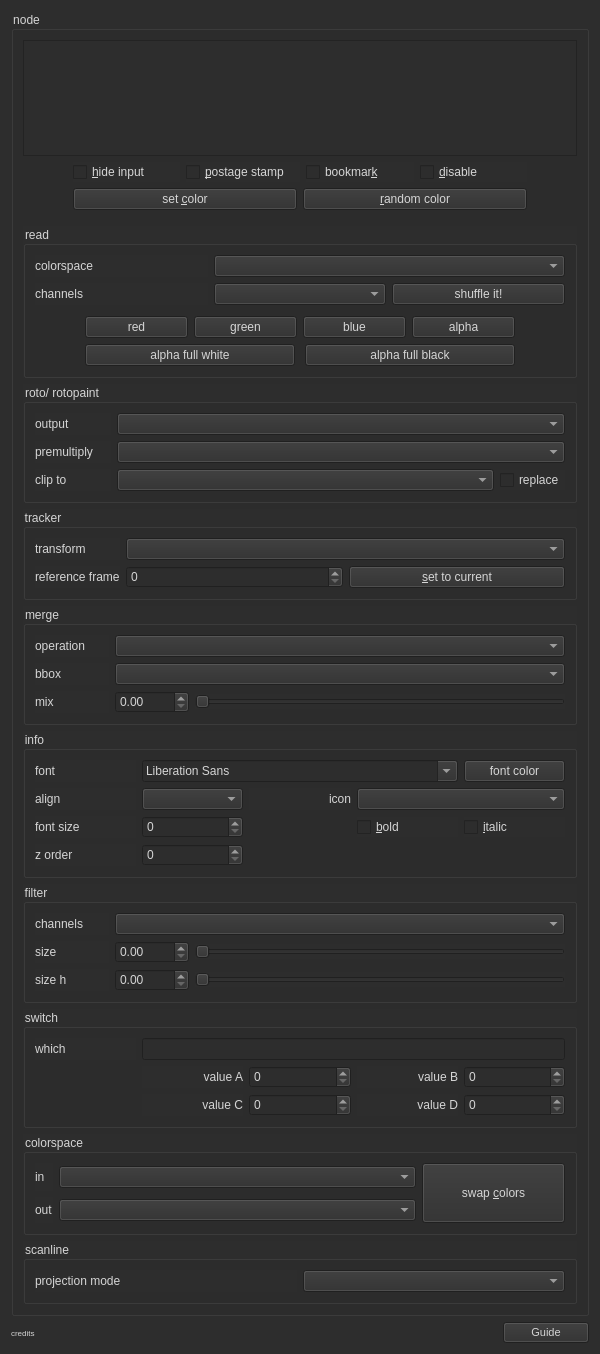
<?xml version="1.0" encoding="UTF-8"?>
<ui version="4.0">
 <class>SmartLabel</class>
 <widget class="QWidget" name="SmartLabel">
  <property name="geometry">
   <rect>
    <x>0</x>
    <y>0</y>
    <width>600</width>
    <height>1354</height>
   </rect>
  </property>
  <property name="minimumSize">
   <size>
    <width>500</width>
    <height>200</height>
   </size>
  </property>
  <property name="windowTitle">
   <string>Label Craft</string>
  </property>
  <property name="windowOpacity">
   <double>0.950000000000000</double>
  </property>
  <property name="styleSheet">
   <string notr="true">background-color: rgb(45, 45, 45);
color: rgb(213, 213, 213);</string>
  </property>
  <layout class="QVBoxLayout" name="verticalLayout_2">
   <item>
    <layout class="QVBoxLayout" name="mainwindow">
     <item>
      <widget class="QGroupBox" name="NodeClass_group">
       <property name="title">
        <string>node</string>
       </property>
       <layout class="QVBoxLayout" name="verticalLayout">
        <item>
         <layout class="QHBoxLayout" name="horlay_label">
          <item>
           <widget class="QTextEdit" name="edt_NodeLabel">
            <property name="cursor" stdset="0">
             <cursorShape>IBeamCursor</cursorShape>
            </property>
            <property name="acceptRichText">
             <bool>true</bool>
            </property>
           </widget>
          </item>
         </layout>
        </item>
        <item>
         <layout class="QVBoxLayout" name="vertlay_common_knobs">
          <property name="leftMargin">
           <number>50</number>
          </property>
          <property name="rightMargin">
           <number>50</number>
          </property>
          <property name="bottomMargin">
           <number>10</number>
          </property>
          <item>
           <layout class="QHBoxLayout" name="horlay_checkable_knobs">
            <item>
             <widget class="QCheckBox" name="ckx_HideInput">
              <property name="text">
               <string>&amp;hide input   </string>
              </property>
             </widget>
            </item>
            <item>
             <widget class="QCheckBox" name="ckx_PostageStamp">
              <property name="text">
               <string>&amp;postage stamp   </string>
              </property>
             </widget>
            </item>
            <item>
             <widget class="QCheckBox" name="ckx_Bookmark">
              <property name="text">
               <string>bookmar&amp;k   </string>
              </property>
             </widget>
            </item>
            <item>
             <widget class="QCheckBox" name="ckx_Disable">
              <property name="text">
               <string>&amp;disable   </string>
              </property>
             </widget>
            </item>
           </layout>
          </item>
          <item>
           <layout class="QHBoxLayout" name="horlay_color_nodes">
            <item>
             <widget class="QPushButton" name="btn_NodeColor">
              <property name="toolTip">
               <string>Set a custom color to selected node.</string>
              </property>
              <property name="text">
               <string>set &amp;color</string>
              </property>
             </widget>
            </item>
            <item>
             <widget class="QPushButton" name="btn_random_color">
              <property name="toolTip">
               <string>Set a random color to selected node.</string>
              </property>
              <property name="text">
               <string>&amp;random color</string>
              </property>
             </widget>
            </item>
           </layout>
          </item>
         </layout>
        </item>
        <item>
         <widget class="QGroupBox" name="grp_Read">
          <property name="title">
           <string>read</string>
          </property>
          <layout class="QGridLayout" name="gridLayout_7" columnstretch="0,0,0">
           <item row="1" column="0">
            <widget class="QLabel" name="lbl_ReadChannels">
             <property name="text">
              <string>channels</string>
             </property>
            </widget>
           </item>
           <item row="1" column="1">
            <widget class="QComboBox" name="cbx_Channels">
             <property name="toolTip">
              <string> Select a Layer to shuffle it.</string>
             </property>
            </widget>
           </item>
           <item row="0" column="0">
            <widget class="QLabel" name="lbl_ReadColorspace">
             <property name="text">
              <string>colorspace</string>
             </property>
            </widget>
           </item>
           <item row="0" column="1" colspan="2">
            <widget class="QComboBox" name="cbx_Colorspace">
             <property name="toolTip">
              <string> Sets the color transform used to convert this file to Nuke's working space.</string>
             </property>
            </widget>
           </item>
           <item row="1" column="2">
            <widget class="QPushButton" name="btn_Shuffle">
             <property name="toolTip">
              <string> Shuffle out the selected Layer.</string>
             </property>
             <property name="text">
              <string>shuffle it!</string>
             </property>
            </widget>
           </item>
           <item row="3" column="0" colspan="3">
            <layout class="QHBoxLayout" name="horlay_shuffle_bw">
             <property name="spacing">
              <number>10</number>
             </property>
             <property name="leftMargin">
              <number>50</number>
             </property>
             <property name="rightMargin">
              <number>50</number>
             </property>
             <item>
              <widget class="QPushButton" name="btn_shuffle_white">
               <property name="toolTip">
                <string> Shuffle / Set all Channels to White.</string>
               </property>
               <property name="text">
                <string>alpha full white</string>
               </property>
              </widget>
             </item>
             <item>
              <widget class="QPushButton" name="btn_shuffle_black">
               <property name="toolTip">
                <string> Shuffle / Set all Channels to Black.</string>
               </property>
               <property name="text">
                <string>alpha full black</string>
               </property>
              </widget>
             </item>
            </layout>
           </item>
           <item row="2" column="0" colspan="3">
            <layout class="QHBoxLayout" name="horlay_shuffle_channels">
             <property name="leftMargin">
              <number>50</number>
             </property>
             <property name="topMargin">
              <number>5</number>
             </property>
             <property name="rightMargin">
              <number>50</number>
             </property>
             <item>
              <widget class="QPushButton" name="btn_shuffle_red">
               <property name="toolTip">
                <string> Shuffle / Set the Red Channel.</string>
               </property>
               <property name="text">
                <string>red</string>
               </property>
              </widget>
             </item>
             <item>
              <widget class="QPushButton" name="btn_shuffle_green">
               <property name="toolTip">
                <string> Shuffle / Set the Green Channel.</string>
               </property>
               <property name="text">
                <string>green</string>
               </property>
              </widget>
             </item>
             <item>
              <widget class="QPushButton" name="btn_shuffle_blue">
               <property name="toolTip">
                <string> Shuffle / Set the Blue Channel.</string>
               </property>
               <property name="text">
                <string>blue</string>
               </property>
              </widget>
             </item>
             <item>
              <widget class="QPushButton" name="btn_shuffle_alpha">
               <property name="toolTip">
                <string> Shuffle / Set the Alpha Channel.</string>
               </property>
               <property name="text">
                <string>alpha</string>
               </property>
              </widget>
             </item>
            </layout>
           </item>
          </layout>
         </widget>
        </item>
        <item>
         <widget class="QGroupBox" name="grp_Roto">
          <property name="title">
           <string>roto/ rotopaint</string>
          </property>
          <layout class="QGridLayout" name="gridLayout_9" columnstretch="1,5,0">
           <item row="2" column="0">
            <widget class="QLabel" name="lbl_Premult">
             <property name="text">
              <string>premultiply</string>
             </property>
             <property name="buddy">
              <cstring>cbx_RotoPremult</cstring>
             </property>
            </widget>
           </item>
           <item row="1" column="0">
            <widget class="QLabel" name="lbl_Output">
             <property name="text">
              <string>output</string>
             </property>
             <property name="buddy">
              <cstring>cbx_RotoOutput</cstring>
             </property>
            </widget>
           </item>
           <item row="3" column="0">
            <widget class="QLabel" name="lbl_Cliptype">
             <property name="text">
              <string>clip to</string>
             </property>
             <property name="buddy">
              <cstring>cbx_RotoCliptype</cstring>
             </property>
            </widget>
           </item>
           <item row="3" column="1">
            <widget class="QComboBox" name="cbx_RotoCliptype">
             <property name="toolTip">
              <string> Select the crop to output.</string>
             </property>
            </widget>
           </item>
           <item row="3" column="2">
            <widget class="QCheckBox" name="ckx_RotoReplace">
             <property name="text">
              <string>replace</string>
             </property>
            </widget>
           </item>
           <item row="2" column="1" colspan="2">
            <widget class="QComboBox" name="cbx_RotoPremult">
             <property name="toolTip">
              <string> Premultiply multiplies the chosen input channels with a mask representing the roto shapes.</string>
             </property>
            </widget>
           </item>
           <item row="1" column="1" colspan="2">
            <widget class="QComboBox" name="cbx_RotoOutput">
             <property name="toolTip">
              <string> The roto shapes are rendered into these output channels. The output channels are the same for all shapes created using this node - you cannot create a subset of shapes and output them to a different channel.</string>
             </property>
            </widget>
           </item>
          </layout>
         </widget>
        </item>
        <item>
         <widget class="QGroupBox" name="grp_Tracker">
          <property name="title">
           <string>tracker</string>
          </property>
          <layout class="QGridLayout" name="gridLayout" columnstretch="0,2,2">
           <item row="0" column="0">
            <widget class="QLabel" name="lbl_TrackerTransform">
             <property name="text">
              <string>transform</string>
             </property>
             <property name="buddy">
              <cstring>cbx_TrackerTransform</cstring>
             </property>
            </widget>
           </item>
           <item row="2" column="0">
            <widget class="QLabel" name="lbl_TrackerRefFrame">
             <property name="text">
              <string>reference frame</string>
             </property>
             <property name="buddy">
              <cstring>spn_TrackerRefFrame</cstring>
             </property>
            </widget>
           </item>
           <item row="2" column="1">
            <widget class="QSpinBox" name="spn_TrackerRefFrame">
             <property name="toolTip">
              <string> Sets the frame in the input sequence to use as the reference or identity frame.</string>
             </property>
            </widget>
           </item>
           <item row="2" column="2">
            <widget class="QPushButton" name="btn_TrackerGetFrame">
             <property name="toolTip">
              <string> use alt + g as shortcut
 Set current frame from viewer</string>
             </property>
             <property name="text">
              <string>&amp;set to current</string>
             </property>
            </widget>
           </item>
           <item row="0" column="1" colspan="2">
            <widget class="QComboBox" name="cbx_TrackerTransform">
             <property name="toolTip">
              <string> Sets the type of transform to apply.</string>
             </property>
            </widget>
           </item>
          </layout>
         </widget>
        </item>
        <item>
         <widget class="QGroupBox" name="grp_Merge">
          <property name="title">
           <string>merge</string>
          </property>
          <layout class="QGridLayout" name="gridLayout_2" columnstretch="1,1,5">
           <item row="2" column="1">
            <widget class="QDoubleSpinBox" name="spn_Mix">
             <property name="toolTip">
              <string> Dissolves between the original image at 0 and the full merge at 1.</string>
             </property>
             <property name="decimals">
              <number>2</number>
             </property>
             <property name="maximum">
              <double>1.000000000000000</double>
             </property>
             <property name="singleStep">
              <double>0.010000000000000</double>
             </property>
            </widget>
           </item>
           <item row="2" column="2">
            <widget class="QSlider" name="sld_Mix">
             <property name="toolTip">
              <string> Dissolves between the original image at 0 and the full merge at 1.</string>
             </property>
             <property name="pageStep">
              <number>1</number>
             </property>
             <property name="orientation">
              <enum>Qt::Orientation::Horizontal</enum>
             </property>
            </widget>
           </item>
           <item row="1" column="1" colspan="2">
            <widget class="QComboBox" name="cbx_MergeBBox">
             <property name="toolTip">
              <string>&lt;html&gt;&lt;head/&gt;&lt;body&gt;&lt;p&gt; Sets the output bounding box type and any data outside this region is clipped off.&lt;/p&gt;&lt;/body&gt;&lt;/html&gt;</string>
             </property>
            </widget>
           </item>
           <item row="0" column="0">
            <widget class="QLabel" name="lbl_MergeOperation">
             <property name="text">
              <string>operation</string>
             </property>
             <property name="buddy">
              <cstring>cbx_MergeOperation</cstring>
             </property>
            </widget>
           </item>
           <item row="1" column="0">
            <widget class="QLabel" name="lbl_MergeBbox">
             <property name="text">
              <string>bbox</string>
             </property>
             <property name="buddy">
              <cstring>cbx_MergeBBox</cstring>
             </property>
            </widget>
           </item>
           <item row="2" column="0">
            <widget class="QLabel" name="lbl_Mix">
             <property name="text">
              <string>mix</string>
             </property>
             <property name="buddy">
              <cstring>sld_Mix</cstring>
             </property>
            </widget>
           </item>
           <item row="0" column="1" colspan="2">
            <widget class="QComboBox" name="cbx_MergeOperation">
             <property name="toolTip">
              <string> Sets the Merge algorithm to use.</string>
             </property>
            </widget>
           </item>
          </layout>
         </widget>
        </item>
        <item>
         <widget class="QGroupBox" name="grp_Info">
          <property name="title">
           <string>info</string>
          </property>
          <layout class="QGridLayout" name="gridLayout_4" columnstretch="0,0,0,0,0">
           <item row="1" column="1">
            <widget class="QComboBox" name="cbx_InfoAlign">
             <property name="toolTip">
              <string>set alignment for Backdrop and StickyNote</string>
             </property>
            </widget>
           </item>
           <item row="1" column="0">
            <widget class="QLabel" name="lbl_InfoAlign">
             <property name="text">
              <string>align</string>
             </property>
             <property name="buddy">
              <cstring>cbx_InfoAlign</cstring>
             </property>
            </widget>
           </item>
           <item row="0" column="4">
            <widget class="QPushButton" name="btn_FontColor">
             <property name="text">
              <string>font color</string>
             </property>
            </widget>
           </item>
           <item row="3" column="0">
            <widget class="QLabel" name="lbl_InfoZOrder">
             <property name="text">
              <string>z order</string>
             </property>
             <property name="buddy">
              <cstring>spn_InfoZOrder</cstring>
             </property>
            </widget>
           </item>
           <item row="0" column="1" colspan="3">
            <widget class="QFontComboBox" name="fnt_FontFace"/>
           </item>
           <item row="3" column="1">
            <widget class="QSpinBox" name="spn_InfoZOrder">
             <property name="toolTip">
              <string>set zOrder for Backdrop</string>
             </property>
            </widget>
           </item>
           <item row="0" column="0">
            <widget class="QLabel" name="lbl_Font">
             <property name="text">
              <string>font</string>
             </property>
            </widget>
           </item>
           <item row="1" column="3" colspan="2">
            <widget class="QComboBox" name="cbx_InfoIcon">
             <property name="toolTip">
              <string>put an Icon at the beginning of the text</string>
             </property>
            </widget>
           </item>
           <item row="2" column="4">
            <widget class="QCheckBox" name="ckx_InfoItalic">
             <property name="toolTip">
              <string>set font as italic to Backdrop and StickyNote</string>
             </property>
             <property name="text">
              <string>&amp;italic</string>
             </property>
            </widget>
           </item>
           <item row="1" column="2">
            <widget class="QLabel" name="lbl_InfoIcon">
             <property name="layoutDirection">
              <enum>Qt::LayoutDirection::LeftToRight</enum>
             </property>
             <property name="text">
              <string>icon</string>
             </property>
             <property name="alignment">
              <set>Qt::AlignmentFlag::AlignRight|Qt::AlignmentFlag::AlignTrailing|Qt::AlignmentFlag::AlignVCenter</set>
             </property>
             <property name="buddy">
              <cstring>cbx_InfoIcon</cstring>
             </property>
            </widget>
           </item>
           <item row="2" column="0">
            <widget class="QLabel" name="lbl_InfoFontSize">
             <property name="text">
              <string>font size</string>
             </property>
             <property name="buddy">
              <cstring>spn_InfoFontSize</cstring>
             </property>
            </widget>
           </item>
           <item row="2" column="1">
            <widget class="QSpinBox" name="spn_InfoFontSize">
             <property name="toolTip">
              <string>set the font size to Backdrop and StickyNote</string>
             </property>
            </widget>
           </item>
           <item row="2" column="3">
            <widget class="QCheckBox" name="ckx_InfoBold">
             <property name="toolTip">
              <string>set font as bold to Backdrop and StickyNote</string>
             </property>
             <property name="text">
              <string>&amp;bold</string>
             </property>
            </widget>
           </item>
          </layout>
         </widget>
        </item>
        <item>
         <widget class="QGroupBox" name="grp_Filter">
          <property name="title">
           <string>filter</string>
          </property>
          <layout class="QGridLayout" name="gridLayout_3" columnstretch="1,1,5">
           <item row="1" column="2">
            <widget class="QSlider" name="sld_FilterSize">
             <property name="toolTip">
              <string>set filter size for Filter nodes</string>
             </property>
             <property name="orientation">
              <enum>Qt::Orientation::Horizontal</enum>
             </property>
            </widget>
           </item>
           <item row="1" column="1">
            <widget class="QDoubleSpinBox" name="spn_FilterSize">
             <property name="toolTip">
              <string>set filter size for Filter nodes</string>
             </property>
            </widget>
           </item>
           <item row="1" column="0">
            <widget class="QLabel" name="lbl_FilterSize">
             <property name="text">
              <string>size</string>
             </property>
             <property name="buddy">
              <cstring>spn_FilterSize</cstring>
             </property>
            </widget>
           </item>
           <item row="0" column="0">
            <widget class="QLabel" name="lbl_Channels">
             <property name="text">
              <string>channels</string>
             </property>
             <property name="buddy">
              <cstring>cbx_FilterChannels</cstring>
             </property>
            </widget>
           </item>
           <item row="3" column="2">
            <widget class="QSlider" name="sld_FilterSizeB">
             <property name="toolTip">
              <string>set filter size for Filter nodes</string>
             </property>
             <property name="orientation">
              <enum>Qt::Orientation::Horizontal</enum>
             </property>
            </widget>
           </item>
           <item row="3" column="1">
            <widget class="QDoubleSpinBox" name="spn_FilterSizeB">
             <property name="toolTip">
              <string>set filter size for Filter nodes</string>
             </property>
            </widget>
           </item>
           <item row="3" column="0">
            <widget class="QLabel" name="lbl_FilterSizeB">
             <property name="text">
              <string>size h</string>
             </property>
             <property name="buddy">
              <cstring>sld_FilterSizeB</cstring>
             </property>
            </widget>
           </item>
           <item row="0" column="1" colspan="2">
            <widget class="QComboBox" name="cbx_FilterChannels">
             <property name="toolTip">
              <string>set channel for Filter nodes</string>
             </property>
            </widget>
           </item>
          </layout>
         </widget>
        </item>
        <item>
         <widget class="QGroupBox" name="grp_Switch">
          <property name="title">
           <string>switch</string>
          </property>
          <layout class="QGridLayout" name="gridLayout_6">
           <item row="0" column="0">
            <widget class="QLabel" name="lbl_SwitchWhich">
             <property name="text">
              <string>which</string>
             </property>
             <property name="buddy">
              <cstring>edt_SwitchWhich</cstring>
             </property>
            </widget>
           </item>
           <item row="2" column="1">
            <widget class="QLabel" name="lbl_value_A">
             <property name="text">
              <string>value A</string>
             </property>
             <property name="alignment">
              <set>Qt::AlignmentFlag::AlignRight|Qt::AlignmentFlag::AlignTrailing|Qt::AlignmentFlag::AlignVCenter</set>
             </property>
             <property name="buddy">
              <cstring>spn_Switch_value_A</cstring>
             </property>
            </widget>
           </item>
           <item row="2" column="4">
            <widget class="QSpinBox" name="spn_Switch_value_B">
             <property name="toolTip">
              <string>set second frame value for inrange expression</string>
             </property>
            </widget>
           </item>
           <item row="2" column="3">
            <widget class="QLabel" name="lbl_value_B">
             <property name="text">
              <string>value B</string>
             </property>
             <property name="alignment">
              <set>Qt::AlignmentFlag::AlignRight|Qt::AlignmentFlag::AlignTrailing|Qt::AlignmentFlag::AlignVCenter</set>
             </property>
             <property name="buddy">
              <cstring>spn_Switch_value_B</cstring>
             </property>
            </widget>
           </item>
           <item row="2" column="2">
            <widget class="QSpinBox" name="spn_Switch_value_A">
             <property name="toolTip">
              <string>set frame value for expressions</string>
             </property>
            </widget>
           </item>
           <item row="0" column="1" colspan="4">
            <widget class="QLineEdit" name="edt_SwitchWhich">
             <property name="toolTip">
              <string>set input value for Switch and Dissolve</string>
             </property>
            </widget>
           </item>
           <item row="3" column="2">
            <widget class="QSpinBox" name="spn_Switch_value_C"/>
           </item>
           <item row="3" column="4">
            <widget class="QSpinBox" name="spn_Switch_value_D"/>
           </item>
           <item row="3" column="1">
            <widget class="QLabel" name="lbl_value_C">
             <property name="text">
              <string>value C</string>
             </property>
             <property name="alignment">
              <set>Qt::AlignmentFlag::AlignRight|Qt::AlignmentFlag::AlignTrailing|Qt::AlignmentFlag::AlignVCenter</set>
             </property>
            </widget>
           </item>
           <item row="3" column="3">
            <widget class="QLabel" name="lbl_value_D">
             <property name="text">
              <string>value D</string>
             </property>
             <property name="alignment">
              <set>Qt::AlignmentFlag::AlignRight|Qt::AlignmentFlag::AlignTrailing|Qt::AlignmentFlag::AlignVCenter</set>
             </property>
            </widget>
           </item>
          </layout>
         </widget>
        </item>
        <item>
         <widget class="QGroupBox" name="grp_Colorspaces">
          <property name="title">
           <string>colorspace</string>
          </property>
          <layout class="QGridLayout" name="gridLayout_5" columnstretch="0,5,2">
           <item row="1" column="1">
            <widget class="QComboBox" name="cbx_ColorValueB">
             <property name="toolTip">
              <string>set out colorspace for OCIOColorspace and Colorspace</string>
             </property>
            </widget>
           </item>
           <item row="0" column="2" rowspan="2">
            <widget class="QPushButton" name="btn_ColorspaceSwap">
             <property name="minimumSize">
              <size>
               <width>0</width>
               <height>60</height>
              </size>
             </property>
             <property name="toolTip">
              <string>swap between in and out values
use alt + c as shortcut</string>
             </property>
             <property name="text">
              <string>swap &amp;colors</string>
             </property>
            </widget>
           </item>
           <item row="0" column="1">
            <widget class="QComboBox" name="cbx_ColorValueA">
             <property name="toolTip">
              <string>set log2lin/ lin2log to Log2Lin
set in colorspace for OCIOColorspace and Colorspace</string>
             </property>
            </widget>
           </item>
           <item row="0" column="0">
            <widget class="QLabel" name="lbl_ColorValueA">
             <property name="text">
              <string>in</string>
             </property>
            </widget>
           </item>
           <item row="1" column="0">
            <widget class="QLabel" name="lbl_ColorValueB">
             <property name="text">
              <string>out</string>
             </property>
            </widget>
           </item>
          </layout>
         </widget>
        </item>
        <item>
         <widget class="QGroupBox" name="grp_Scanline">
          <property name="title">
           <string>scanline</string>
          </property>
          <layout class="QGridLayout" name="gridLayout_8">
           <item row="0" column="0">
            <widget class="QLabel" name="lbl_projection_mode">
             <property name="text">
              <string>projection mode</string>
             </property>
            </widget>
           </item>
           <item row="0" column="1">
            <widget class="QComboBox" name="cbx_projection_mode"/>
           </item>
          </layout>
         </widget>
        </item>
       </layout>
      </widget>
     </item>
     <item>
      <layout class="QHBoxLayout" name="horlay_credits">
       <item>
        <widget class="QLabel" name="lbl_credits">
         <property name="font">
          <font>
           <family>MS Shell Dlg 2</family>
           <pointsize>6</pointsize>
           <italic>false</italic>
           <bold>false</bold>
          </font>
         </property>
         <property name="text">
          <string>credits</string>
         </property>
         <property name="alignment">
          <set>Qt::AlignmentFlag::AlignLeading|Qt::AlignmentFlag::AlignLeft|Qt::AlignmentFlag::AlignVCenter</set>
         </property>
        </widget>
       </item>
       <item>
        <widget class="QPushButton" name="btn_guide">
         <property name="maximumSize">
          <size>
           <width>86</width>
           <height>24</height>
          </size>
         </property>
         <property name="font">
          <font>
           <pointsize>8</pointsize>
          </font>
         </property>
         <property name="text">
          <string>Guide</string>
         </property>
        </widget>
       </item>
      </layout>
     </item>
    </layout>
   </item>
  </layout>
 </widget>
 <tabstops>
  <tabstop>edt_NodeLabel</tabstop>
  <tabstop>ckx_HideInput</tabstop>
  <tabstop>ckx_PostageStamp</tabstop>
  <tabstop>ckx_Bookmark</tabstop>
  <tabstop>ckx_Disable</tabstop>
  <tabstop>btn_NodeColor</tabstop>
  <tabstop>btn_random_color</tabstop>
  <tabstop>cbx_Colorspace</tabstop>
  <tabstop>cbx_Channels</tabstop>
  <tabstop>btn_Shuffle</tabstop>
  <tabstop>btn_shuffle_red</tabstop>
  <tabstop>btn_shuffle_green</tabstop>
  <tabstop>btn_shuffle_blue</tabstop>
  <tabstop>btn_shuffle_alpha</tabstop>
  <tabstop>btn_shuffle_white</tabstop>
  <tabstop>btn_shuffle_black</tabstop>
  <tabstop>cbx_RotoOutput</tabstop>
  <tabstop>cbx_RotoPremult</tabstop>
  <tabstop>cbx_RotoCliptype</tabstop>
  <tabstop>ckx_RotoReplace</tabstop>
  <tabstop>cbx_TrackerTransform</tabstop>
  <tabstop>spn_TrackerRefFrame</tabstop>
  <tabstop>btn_TrackerGetFrame</tabstop>
  <tabstop>cbx_MergeOperation</tabstop>
  <tabstop>cbx_MergeBBox</tabstop>
  <tabstop>spn_Mix</tabstop>
  <tabstop>sld_Mix</tabstop>
  <tabstop>fnt_FontFace</tabstop>
  <tabstop>btn_FontColor</tabstop>
  <tabstop>cbx_InfoAlign</tabstop>
  <tabstop>cbx_InfoIcon</tabstop>
  <tabstop>spn_InfoFontSize</tabstop>
  <tabstop>ckx_InfoBold</tabstop>
  <tabstop>ckx_InfoItalic</tabstop>
  <tabstop>spn_InfoZOrder</tabstop>
  <tabstop>cbx_FilterChannels</tabstop>
  <tabstop>spn_FilterSize</tabstop>
  <tabstop>sld_FilterSize</tabstop>
  <tabstop>spn_FilterSizeB</tabstop>
  <tabstop>sld_FilterSizeB</tabstop>
  <tabstop>edt_SwitchWhich</tabstop>
  <tabstop>spn_Switch_value_A</tabstop>
  <tabstop>spn_Switch_value_B</tabstop>
  <tabstop>spn_Switch_value_C</tabstop>
  <tabstop>spn_Switch_value_D</tabstop>
  <tabstop>cbx_ColorValueA</tabstop>
  <tabstop>cbx_ColorValueB</tabstop>
  <tabstop>btn_ColorspaceSwap</tabstop>
  <tabstop>cbx_projection_mode</tabstop>
 </tabstops>
 <resources/>
 <connections/>
</ui>
